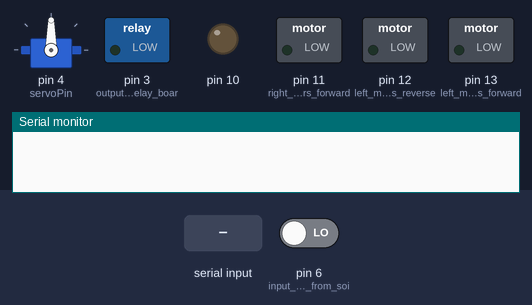
The sketch below on a simulated Arduino Uno, built with avr-gcc and run on an emulated ATmega328P. Parts: servo, switched loads named in the sketch (green lamp = pin HIGH), output pins drawn as LEDs (lit = HIGH), the last lines printed to the serial monitor. Inputs (shaded band) come from the test bench; at power-on: pin 6 (input_pin_coming_from_soi) LOW.

Above: at 1.2 s.
1.3 s: "F" received over Serial
6.1 s: "B" received over Serial
At 10.55 s:
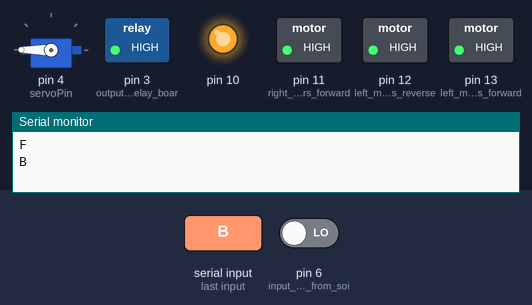
10.6 s: pin 6 (input_pin_coming_from_soi) driven HIGH
At 14.5 s:
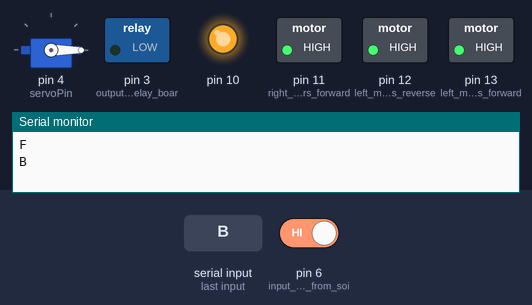
15.6 s: pin 6 (input_pin_coming_from_soi) driven LOW
At 18.3 s:
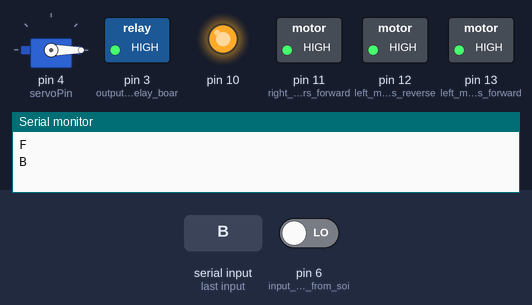
22.6 s: "L" received over Serial
Timing chart, 0 to 27.1 s (numbered marks = the images above; inputs shaded):
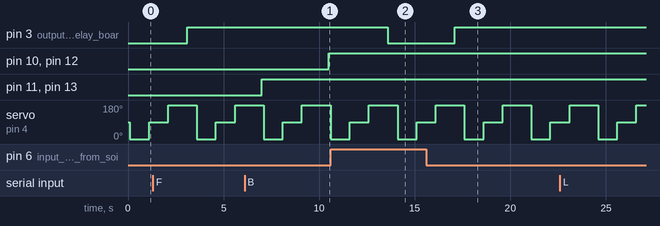

The sketch:

Robot_Code.ino
```cpp
char t;
// Include the Servo library
#include <Servo.h>
int water; //random variable

// Declare the Servo pin
int servoPin = 4;
// Create a servo object
Servo Servo1;
void setup() {
pinMode(13,OUTPUT);   //left motors forward
pinMode(12,OUTPUT);   //left motors reverse
pinMode(11,OUTPUT);   //right motors forward
pinMode(10,OUTPUT);
pinMode(3,OUTPUT); //output pin for relay board, this will sent signal to the relay
pinMode(6,INPUT); //input pin coming from soil sensor//right motors reverse
Serial.begin(9600);
 // We need to attach the servo to the used pin number
  Servo1.attach(servoPin);
}

void loop() {

if(t == 'F'){            //move forward(all motors rotate in forward direction)
  digitalWrite(13,HIGH);
  digitalWrite(11,HIGH);
}

else if(t == 'B'){      //move reverse (all motors rotate in reverse direction)
  digitalWrite(12,HIGH);
  digitalWrite(10,HIGH);
}

else if(t == 'L'){      //turn right (left side motors rotate in forward direction, right side motors doesn't rotate)
  digitalWrite(11,HIGH);
}

else if(t == 'R'){      //turn left (right side motors rotate in forward direction, left side motors doesn't rotate)
  digitalWrite(13,HIGH);
}

else if(t == 'W'){    //turn led on or off)
  digitalWrite(9,HIGH);
}
else if(t == 'w'){
  digitalWrite(9,LOW);
}

else if(t == 'S'){      //STOP (all motors stop)
  digitalWrite(13,LOW);
  digitalWrite(12,LOW);
  digitalWrite(11,LOW);
  digitalWrite(10,LOW);
}
delay(100);

if(Serial.available()){
  t = Serial.read();
  Serial.println(t);
}
 // Make servo go to 0 degrees
  Servo1.write(0);
  delay(1000);
  // Make servo go to 90 degrees
  Servo1.write(90);
  delay(1000);
  // Make servo go to 180 degrees
  Servo1.write(180);
  delay(1000);
   water = digitalRead(6);  // reading the coming signal from the soil sensor
  if(water == HIGH) // if water level is full then cut the relay
  {
  digitalWrite(3,LOW); // low is to cut the relay
  }
  else
  {
  digitalWrite(3,HIGH); //high to continue proving signal and water supply
  }
  delay(400);
}
```

Measured:
- after the input at 6.1 s, pin 10, pin 12 (left_motors_reverse): LOW → HIGH after 4.4 s
- after the input at 10.6 s, pin 3 (output_pin_for_relay_boar): HIGH → LOW after 3.0 s
- after the input at 15.6 s, pin 3 (output_pin_for_relay_boar): LOW → HIGH after 1.5 s
